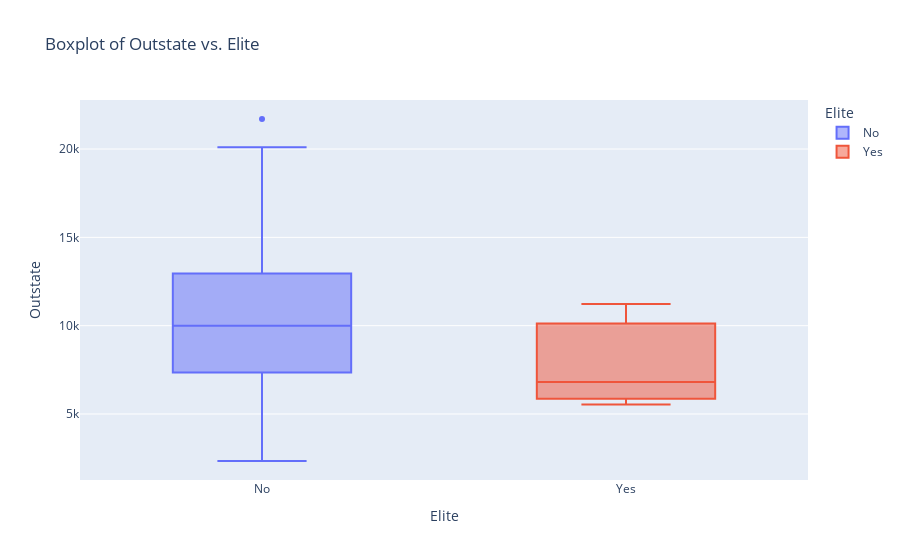

The code cell stored with this chart in its notebook:
### Code cell
# Opción 2 usando plotly express
fig = px.box(
    college,
    x="Elite",
    y="Outstate",
    color="Elite",
    title="Boxplot of Outstate vs. Elite",
)
fig.show()

### Figure 1 — Plotly figure (JSON) as saved in the notebook; plotly's stock layout.template omitted (floating-point values rounded to 4 significant figures; data arrays with more than 128 entries replaced by an {"elided": "..."} marker saying what was removed)
{"data": [{"alignmentgroup": "True", "hovertemplate": "Elite=%{x}<br>Outstate=%{y}<extra></extra>", "legendgroup": "No", "marker": {"color": "#636efa"}, "name": "No", "notched": false, "offsetgroup": "No", "orientation": "v", "showlegend": true, "type": "box", "x": {"elided": "774 str values"}, "x0": " ", "xaxis": "x", "y": {"elided": "774 int values"}, "y0": " ", "yaxis": "y"}, {"alignmentgroup": "True", "hovertemplate": "Elite=%{x}<br>Outstate=%{y}<extra></extra>", "legendgroup": "Yes", "marker": {"color": "#EF553B"}, "name": "Yes", "notched": false, "offsetgroup": "Yes", "orientation": "v", "showlegend": true, "type": "box", "x": ["Yes", "Yes", "Yes"], "x0": " ", "xaxis": "x", "y": [11230, 6806, 5542], "y0": " ", "yaxis": "y"}], "layout": {"boxmode": "overlay", "legend": {"title": {"text": "Elite"}, "tracegroupgap": 0}, "title": {"text": "Boxplot of Outstate vs. Elite"}, "xaxis": {"anchor": "y", "categoryarray": ["No", "Yes"], "categoryorder": "array", "domain": [0, 1], "title": {"text": "Elite"}}, "yaxis": {"anchor": "x", "domain": [0, 1], "title": {"text": "Outstate"}}}}
